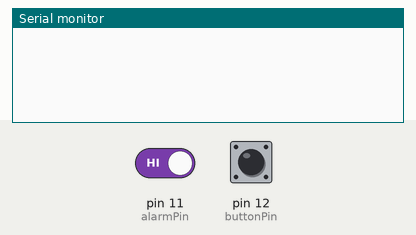
Recording of a sketch running on a simulated Arduino Uno, built with avr-gcc and run on an emulated ATmega328P. On the bench: the last lines printed to the serial monitor. Inputs (shaded band) come from the test bench; at power-on: pin 11 (alarmPin) HIGH, pin 12 (buttonPin) HIGH.

Above: at 1.2 s.
1.3 s: pin 11 (alarmPin) driven LOW
At 1.9 s:
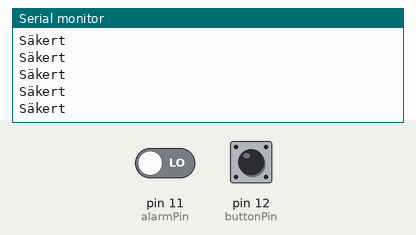
3.2 s: pin 12 (buttonPin) pulled LOW for 0.15 s
4.8 s: pin 12 (buttonPin) pulled LOW for 1 s
At 5.5 s:
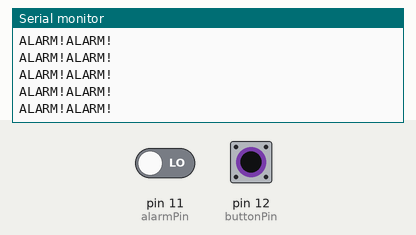

Measured:
- after the input at 1.3 s, the serial monitor: prints a new line at once (image 1)

The sketch:

BUTTONTEST.ino
```cpp
#include <Wire.h>

int buttonPin = 12;     // the number of the pushbutton pin
int alarmPin = 11;
 int buttonState;
 boolean buttonSet;
 int alarmState;
 boolean alarmSet;

void setup() {
 int buttonState = 0;
 boolean buttonSet = false;
 int alarmState = 0;
 boolean alarmSet = false;

  // initialize the pushbutton pin as an input:
  Serial.begin(9600);
  pinMode(buttonPin, INPUT);
  pinMode(alarmPin, INPUT);
  //Wire.begin(slaveId);
  //Wire.onReceive(receiveEvent);
 // Wire.onRequest(requestEvent);
}

void loop() {
    alarmRead();
  if (alarmSet){
    buttonRead();
  }
}

 void buttonRead(){

 buttonState = digitalRead(buttonPin);//blue


  if (buttonState == LOW) {

    Serial.println("ALARM!ALARM!");
  } else {

    Serial.println("Säkert");
  }
 }

 void alarmRead(){

 alarmState = digitalRead(alarmPin);//red


  if (alarmState == LOW) {
   if (alarmSet == true){
    alarmSet = false;
   }else if (alarmSet == false){
    alarmSet = true;
   }
  }
 }
```
